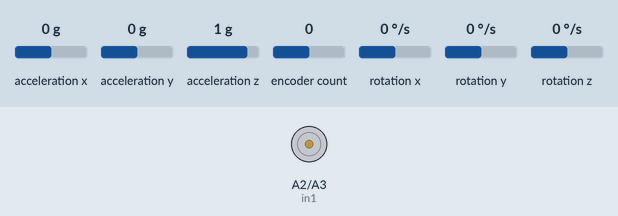
Recording of a sketch running on a simulated Arduino Uno, built with avr-gcc and run on an emulated ATmega328P. Parts: motor-driver pin pairs drawn as motors (green arrow = first pin HIGH = forward, orange = second pin HIGH = backward, longer = more drive, scaled by the enable pin). Inputs (shaded band) come from the test bench; at power-on: acceleration y 0 g, encoder count 0, rotation x 0 °/s, acceleration x 0 g, acceleration z 1 g, rotation y 0 °/s, rotation z 0 °/s. No radio packets arrive unless stated; what the sketch prints to the serial monitor is not drawn.

Above: at 2.2 s.
2.3 s: acceleration y set to -1.4 g
At 2.8 s:
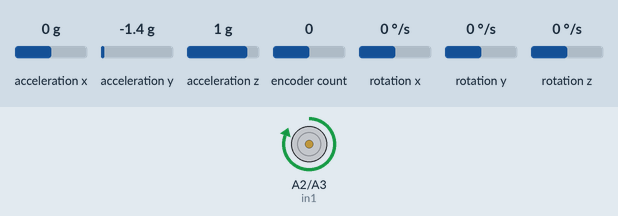
3.8 s: acceleration y set to 0 g
At 4.85 s:
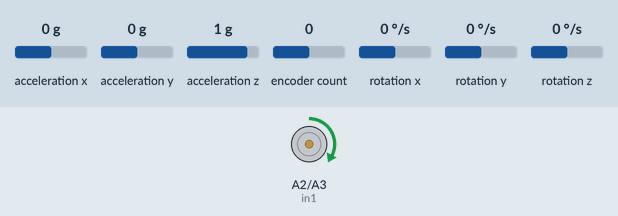
6.8 s: encoder count set to -1
At 7.5 s:
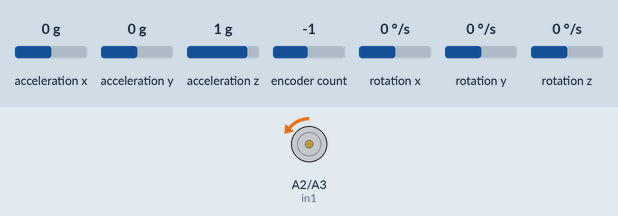
8.3 s: rotation x set to 100 °/s
At 8.8 s:
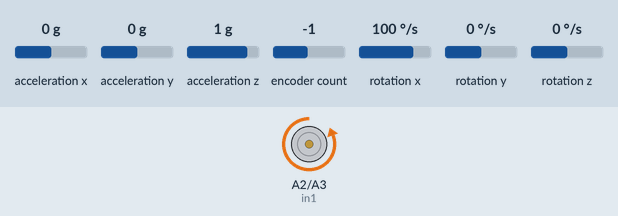
9.8 s: rotation x set to 0 °/s
At 10.69 s:
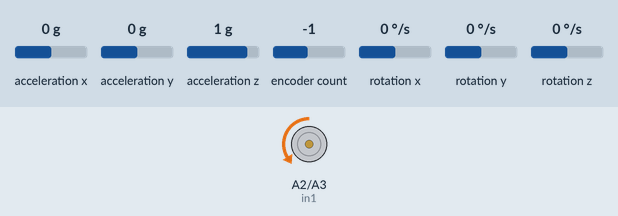
12.8 s: acceleration y set to 1.4 g
At 13.2 s:
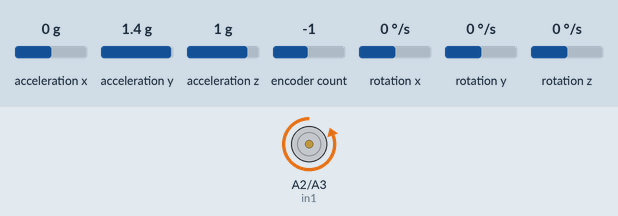
Timing chart, 0 to 15.3 s (numbered marks = the images above; inputs shaded):
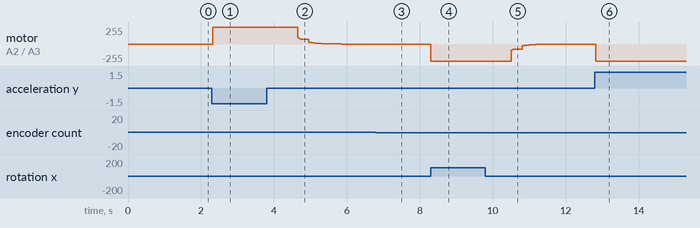

Measured:
- after the input at 2.3 s, motor on A2 (in1) / A3 (in2): stopped → forward 255/255 at once
- after the input at 3.8 s, motor on A2 (in1) / A3 (in2): moves from forward 255/255 to stopped over 1.2 s, starting after 0.85 s
- after the input at 6.8 s, motor on A2 (in1) / A3 (in2): stopped → backward 1/255 after 0.10 s
- after the input at 8.3 s, motor on A2 (in1) / A3 (in2): backward 1/255 → backward 255/255 at once
- after the input at 9.8 s, motor on A2 (in1) / A3 (in2): moves from backward 255/255 to backward 1/255 over 1.2 s, starting after 0.71 s
- after the input at 12.8 s, motor on A2 (in1) / A3 (in2): backward 1/255 → backward 255/255 at once

The sketch:

Task4A.ino
```cpp
#include <MPU6050_light.h>
#include <Wire.h>
#include <Encoder.h>
#include <SPI.h>
#include <RF24.h>
#define enA 6
#define in1 A2
#define in2 A3
RF24 radio(10, 8);
const int encoderPinA = 2;
const int encoderPinB = 3;
MPU6050 mpu(Wire);
Encoder DC_Encoder(2,3);
long old_ticks = -999; //to store ticks of encoder
const byte add_1 = 5;
const byte add_2 = 10;
float a[3] = {0, 0, 0} , g[3] = {0, 0, 0}; //stores accelerometer and gyro value
const float pi = 3.14159265359, f_cut = 5, dT = 0.003, comp_alpha = 0.01; //f_cut sampling frequency.
float Tau = 1 / (2 * pi*f_cut); //where tau is the desired time constant
float alpha = Tau / (Tau + dT); // alpha is proportion
float roll_deg = 0, yaw_deg = 0 ; //tilt and yaw angle in degree
float omega_roll = 0, omega_yaw = 0; // angularVelocity of roll and yaw
float lpx = 0, lpy = 0, lpz = 0, hpx = 0, hpy = 0, hpz = 0; // low pass filtered acceleration in the x, y, and z directions and high pass filtered gyroscope readings in the x, y, and z directions respectively
int m = 1, n = 1;
float x1,x2,x3,x4; //errors
//float k[]={4.006385 ,-9.71623  , 3.590870 ,  46.76041}; //k matrix
//float k[]={-2.006385 ,-9.31623  ,1.890870 ,  70.76041};
float k[] = {-1.03379 , -0.7 ,  0.82359  , 9.36946};
float U,U_new; //pwm for dc motor

////////////////////////////////////////////

void setup() {
      Serial.begin(9600);
      int result = radio.begin();
      if (result) {
        Serial.println("NRF module Working");
      }
      else {
        Serial.println("NRF module ERROR ");

      }
      radio.openWritingPipe(add_2);
      radio.openReadingPipe(1, add_1);
      radio.setDataRate(RF24_2MBPS);
      radio.setPALevel(RF24_PA_MIN);
      radio.startListening();
      Wire.begin();
      mpu.begin();
      mpu.calcOffsets();
      dc_motor_init();

}

////////////////////////////////////////

void loop() {
  mpu_int();
  encoder();
  x1= omega_yaw;
  x2 = yaw_deg;
  x3 = omega_roll;
  x4 = roll_deg;
  U = - k[0]*x1 + k[1]*x2 + k[2]*x3 + k[3]*x4;
  U_new = constrain(U*5,-255,255);
  motor_control(U_new);
}

///////////////////////////////////////////
// Function Name: low_pass_filter
// Input: Ax, Ay, Az - These are the input parameters representing the acceleration in the x, y, and z directions respectively.
// Output: This function does not return any value. However, it modifies the global variables lpx, lpy, and lpz.
// Logic: This function applies a low pass filter to the input acceleration values.
//The filter is applied differently for the first input (n == 1) compared to subsequent inputs. For the first input, the filtered value is a fraction of the input value. For subsequent inputs, the filtered value is a weighted average of the input value and the previous filtered value.
// Example Call: low_pass_filter(1.0, 2.0, 3.0);

void low_pass_filter(float Ax, float Ay, float Az){
  // If this is the first input
  if (n == 1)
  {  // Apply the filter by taking a fraction of the input value
    lpx = (1 - alpha) * Ax;
    lpy = (1 - alpha) * Ay;
    lpz = (1 - alpha) * Az;
     // Increment the counter
    n++;
  }
  else
  {// For subsequent inputs, apply the filter by taking a weighted average of the input value and the previous filtered value
    lpx = (1 - alpha) * Ax + alpha * lpx;
    lpy = (1 - alpha) * Ay + alpha * lpy;
    lpz = (1 - alpha) * Az + alpha * lpz;
  }
}

////////////////////////////////////////////
// Function Name: high_pass_filter
// Input: Gx, Gy, Gz - These are the input parameters representing the gyroscope readings in the x, y, and z directions respectively.
// Output: This function does not return any value. However, it modifies the global variables hpx, hpy, hpz, and g.
// Logic: This function applies a high pass filter to the input gyroscope readings. The filter is applied differently for the first input (m == 1) compared to subsequent inputs. For the first input, the filtered value is a fraction of the input value. For subsequent inputs, the filtered value is a weighted difference of the current input, the previous input, and the previous filtered value.
// Example Call: high_pass_filter(1.0, 2.0, 3.0);
void high_pass_filter(float Gx, float Gy, float Gz){
   // If this is the first input
  if (m == 1)
  { // Apply the filter by taking a fraction of the input value
    hpx = (1 - alpha) * Gx;
    hpy = (1 - alpha) * Gy;
    hpz = (1 - alpha) * Gz;
     // Increment the counter
    m++;
  }
  else
  {
     // For subsequent inputs, apply the filter by taking a weighted difference of the current input, the previous input, and the previous filtered value
    hpx = (1 - alpha) * (hpx + Gx - g[0]);
    hpy = (1 - alpha) * (hpy + Gy - g[1]);
    hpz = (1 - alpha) * (hpz + Gz - g[2]);
  }
   // Store the current input for use in the next iteration
  g[0] = Gx;
  g[1] = Gy;
  g[2] = Gz;
}

///////////////////////////////////////
// Function Name: getAcc
// Input: None
// Output: This function does not return any value. However, it modifies the global array 'a' and calls the function 'low_pass_filter'.
// Logic: This function gets the acceleration values in the x, y, and z directions from the MPU (Motion Processing Unit) sensor and stores them in the array 'a'. It then calls the 'low_pass_filter' function with these values.
// Example Call: getAcc();

void getAcc(){
    // Get the acceleration values in the x, y, and z directions from the MPU sensor
  a[0] = mpu.getAccX();
  a[1] = mpu.getAccY();
  a[2] = mpu.getAccZ();
    // Call the 'low_pass_filter' function with these values
  low_pass_filter(a[0], a[1], a[2]);
}

////////////////////////////////////////
// Function Name: getGyro
// Input: None
// Output: This function does not return any value. However, it modifies the global array 'g' and calls the function 'high_pass_filter'.
// Logic: This function gets the gyroscope readings in the x, y, and z directions from the MPU (Motion Processing Unit) sensor and stores them in the array 'g'. It then calls the 'high_pass_filter' function with these values.
// Example Call: getGyro();
void getGyro(){
  // Get the gyroscope readings in the x, y, and z directions from the MPU sensor
  g[0] = mpu.getGyroX();
  g[1] = mpu.getGyroY();
  g[2] = mpu.getGyroZ();
    // Call the 'high_pass_filter' function with these values
  high_pass_filter(g[0], g[1], g[2]);
}

////////////////////////////////////////////
// Function Name: complimentary_filter_roll
// Input: None
// Output: This function does not return any value. However, it modifies the global variables 'roll_deg', 'omega_roll', and 'omega_yaw'.
// Logic: This function applies a complimentary filter to calculate the roll angle in degrees. It uses both accelerometer and gyroscope readings. The roll angle is a weighted sum of the roll angle calculated from the gyroscope readings and the roll angle calculated from the accelerometer readings. The weights are determined by the variable 'comp_alpha'. The function also sets the values of 'omega_roll' and 'omega_yaw' based on the gyroscope readings.
// Example Call: complimentary_filter_roll();
void complimentary_filter_roll(){
    // Apply the complimentary filter to calculate the roll angle in degrees
  roll_deg = (1 - comp_alpha) * (roll_deg + g[0] * dT) + (comp_alpha) * (atan(a[1] / sqrt(pow(a[0], 2) + pow(a[2], 2)))) * (180 / pi);
    // Set the values of 'omega_roll' and 'omega_yaw' based on the gyroscope readings
  omega_roll = g[0];

  omega_yaw = g[2];
}

/////////////////////////////////////////////
// Function Name: mpu_int
// Input: None
// Output: This function does not return any value. However, it calls the functions 'mpu.update', 'getAcc', 'getGyro', and 'complimentary_filter_roll'.
// Logic: This function updates the MPU (Motion Processing Unit) sensor readings, gets the acceleration and gyroscope readings, and applies a complimentary filter to calculate the roll angle in degrees.
// Example Call: mpu_int();

void mpu_int(){
  // Update the MPU sensor readings
  mpu.update();

  // Get the acceleration readings
  getAcc();

  // Get the gyroscope readings
  getGyro();

  // Apply the complimentary filter to calculate the roll angle in degrees
  complimentary_filter_roll();
  }

/////////////////////////////////////////////
// Function Name: dc_motor_init
// Input: None
// Output: This function does not return any value. However, it initializes the pins for controlling a DC motor.
// Logic: This function sets the mode of the pins 'enA', 'in1', and 'in2' as OUTPUT. These pins are used for controlling a DC motor. The 'enA' pin is used for controlling the speed of the motor, while the 'in1' and 'in2' pins are used for controlling the direction of the motor. The function also sets the initial state of the 'in1' and 'in2' pins as LOW, which means the motor is initially stopped.
// Example Call: dc_motor_init();

  void dc_motor_init(){
  // Set the mode of the pins as OUTPUT
  pinMode(enA, OUTPUT);
  pinMode(in1, OUTPUT);
  pinMode(in2, OUTPUT);

  // Set the initial state of the pins as LOW
  digitalWrite(in1, LOW);
  digitalWrite(in2, LOW);
}

//////////////////////////////////////////////
// Function Name: motor_control
// Input: pwm - This is the input parameter representing the Pulse Width Modulation (PWM) value for controlling the speed of the motor.
// Output: This function does not return any value. However, it controls the direction and speed of the motor based on the input PWM value.
// Logic: This function controls the direction of the motor based on the sign of the PWM value. If the PWM value is negative, the motor is set to move in one direction. If the PWM value is positive, the motor is set to move in the other direction. The speed of the motor is controlled by the absolute value of the PWM value.
// Example Call: motor_control(-255); // This will set the motor to move in one direction at maximum speed.

void motor_control(int pwm) {
  // If the PWM value is negative
  if (pwm < 0) {
    // Set the motor to move in one direction
    digitalWrite(in1, HIGH);
    digitalWrite(in2, LOW);
    // Take the absolute value of the PWM value
    pwm = -pwm;
  }
  else {
    // Set the motor to move in the other direction
    digitalWrite(in1, LOW);
    digitalWrite(in2, HIGH);
  }
  // Control the speed of the motor by the PWM value
  analogWrite(enA, pwm);
}

////////////////////////////////////////////////
// Function Name: encoder
// Input: None
// Output: This function does not return any value. However, it modifies the global variables 'old_ticks' and 'yaw_deg'.
// Logic: This function reads the number of ticks from the DC encoder. If the number of ticks has changed, it updates the 'old_ticks' variable. It then calculates the angle 'theta' and the arc length 'arc' based on the number of ticks. It uses these values to calculate the yaw angle in degrees 'yaw_deg'. The yaw angle is then normalized to the range [0, 360).
// Example Call: encoder();

void encoder(){
  // Read the number of ticks from the DC encoder
  long ticks = DC_Encoder.read();

  // If the number of ticks has changed
  if (ticks != old_ticks) {
    // Update the 'old_ticks' variable
    old_ticks = ticks;
  }

  // Calculate the angle 'theta' based on the number of ticks
  float theta  = 0.5 * ticks;

  // Calculate the arc length 'arc' based on the angle 'theta'
  float arc = (theta*2*pi*3)/360;

  // Calculate the yaw angle in degrees 'yaw_deg' based on the arc length 'arc'
  yaw_deg = 100*(arc/36);


}
```
